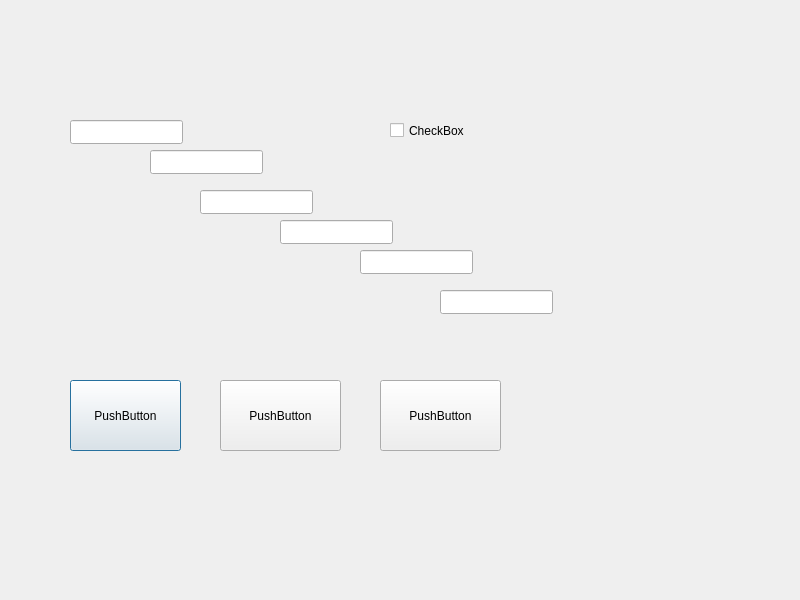
<?xml version="1.0" encoding="UTF-8"?>
<ui version="4.0">
 <class>CarCalculationsForm</class>
 <widget class="QDialog" name="CarCalculationsForm">
  <property name="geometry">
   <rect>
    <x>0</x>
    <y>0</y>
    <width>800</width>
    <height>600</height>
   </rect>
  </property>
  <property name="windowTitle">
   <string>MainWindow</string>
  </property>
  <widget class="QWidget" name="centralwidget" native="true">
   <property name="geometry">
    <rect>
     <x>40</x>
     <y>-50</y>
     <width>533</width>
     <height>671</height>
    </rect>
   </property>
   <widget class="QPushButton" name="pushButton_calculateDistance">
    <property name="geometry">
     <rect>
      <x>30</x>
      <y>430</y>
      <width>111</width>
      <height>71</height>
     </rect>
    </property>
    <property name="text">
     <string>PushButton</string>
    </property>
   </widget>
   <widget class="QPushButton" name="pushButton_calculateTransportCost">
    <property name="geometry">
     <rect>
      <x>180</x>
      <y>430</y>
      <width>121</width>
      <height>71</height>
     </rect>
    </property>
    <property name="text">
     <string>PushButton</string>
    </property>
   </widget>
   <widget class="QPushButton" name="pushButton_calculateLoadCapacity">
    <property name="geometry">
     <rect>
      <x>340</x>
      <y>430</y>
      <width>121</width>
      <height>71</height>
     </rect>
    </property>
    <property name="text">
     <string>PushButton</string>
    </property>
   </widget>
   <widget class="QLineEdit" name="lineEdit_brand">
    <property name="geometry">
     <rect>
      <x>30</x>
      <y>170</y>
      <width>113</width>
      <height>24</height>
     </rect>
    </property>
   </widget>
   <widget class="QLineEdit" name="lineEdit_color">
    <property name="geometry">
     <rect>
      <x>110</x>
      <y>200</y>
      <width>113</width>
      <height>24</height>
     </rect>
    </property>
   </widget>
   <widget class="QLineEdit" name="lineEdit_fuelTankVolume">
    <property name="geometry">
     <rect>
      <x>160</x>
      <y>240</y>
      <width>113</width>
      <height>24</height>
     </rect>
    </property>
   </widget>
   <widget class="QLineEdit" name="lineEdit_fuelConsumption">
    <property name="geometry">
     <rect>
      <x>240</x>
      <y>270</y>
      <width>113</width>
      <height>24</height>
     </rect>
    </property>
   </widget>
   <widget class="QLineEdit" name="lineEdit_loadCapacity">
    <property name="geometry">
     <rect>
      <x>320</x>
      <y>300</y>
      <width>113</width>
      <height>24</height>
     </rect>
    </property>
   </widget>
   <widget class="QLineEdit" name="lineEdit_fuelPrice">
    <property name="geometry">
     <rect>
      <x>400</x>
      <y>340</y>
      <width>113</width>
      <height>24</height>
     </rect>
    </property>
   </widget>
   <widget class="QCheckBox" name="checkBox">
    <property name="geometry">
     <rect>
      <x>350</x>
      <y>160</y>
      <width>111</width>
      <height>41</height>
     </rect>
    </property>
    <property name="text">
     <string>CheckBox</string>
    </property>
   </widget>
  </widget>
 </widget>
 <resources/>
 <connections/>
</ui>
